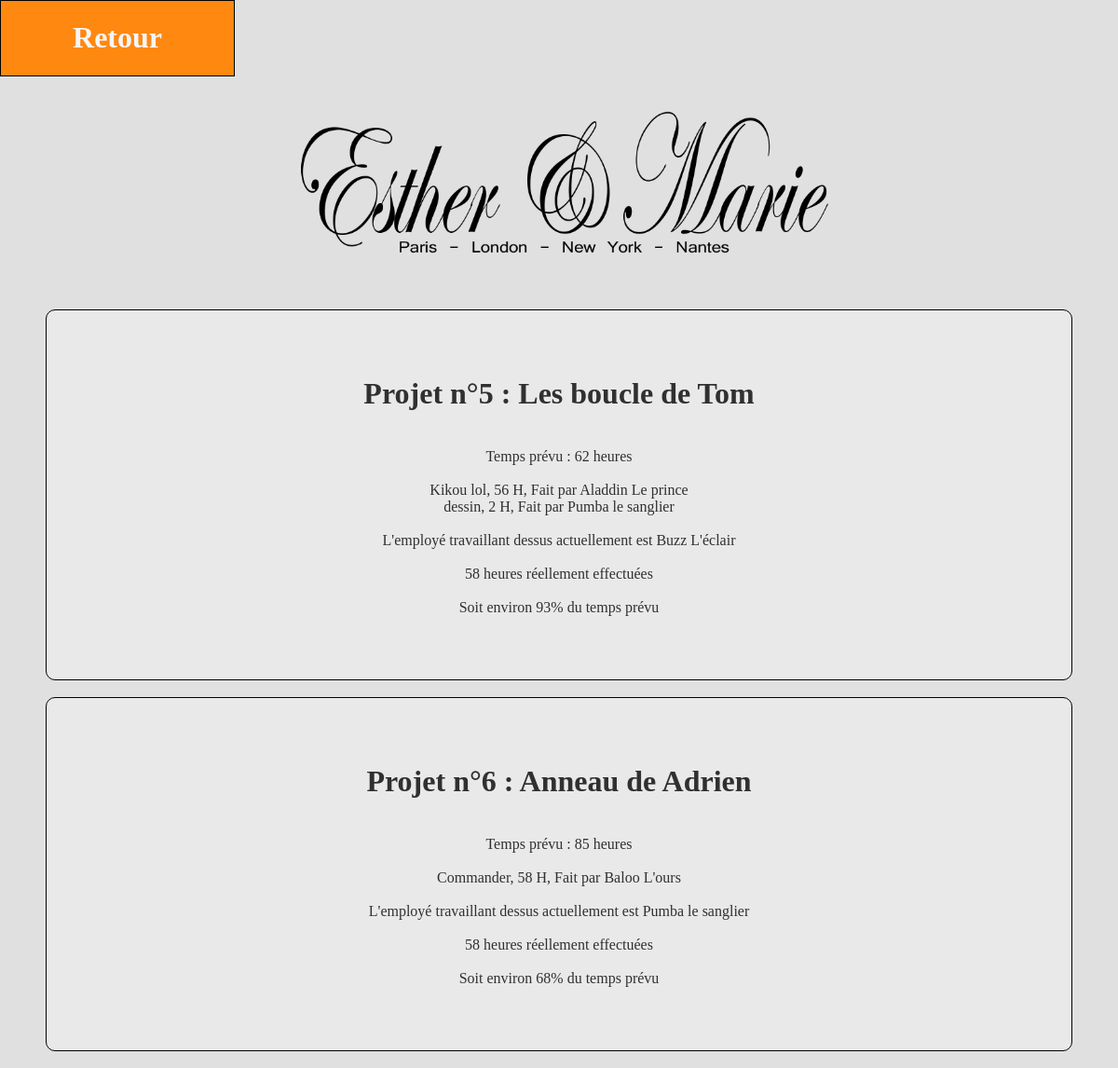
Screenshot of /projetEnCours.php with the database file from the repository.
### tables this page shows
CREATE TABLE `projet` (
  `idProjet` int(11) NOT NULL AUTO_INCREMENT,
  `Nom` varchar(45) DEFAULT NULL,
  `EmployeSuivant` int(11) DEFAULT NULL,
  `TpsH` int(11) DEFAULT NULL,
  `Statut` enum('en_cour','fini','annuler') NOT NULL,
  PRIMARY KEY (`idProjet`),
  KEY `fk_employeP_idx` (`EmployeSuivant`),
  CONSTRAINT `fk_employeP` FOREIGN KEY (`EmployeSuivant`) REFERENCES `employer` (`id`) ON DELETE NO ACTION ON UPDATE NO ACTION
);

CREATE TABLE `etape` (
  `idEtape` int(11) NOT NULL AUTO_INCREMENT,
  `idProjet` int(11) NOT NULL,
  `TpsH` int(11) NOT NULL,
  `NomEtape` varchar(45) NOT NULL,
  `IDEmploye` int(11) NOT NULL,
  `Note` text NOT NULL,
  PRIMARY KEY (`idEtape`),
  UNIQUE KEY `idEtape_UNIQUE` (`idEtape`),
  KEY `fk_projet_idx` (`idProjet`),
  KEY `fk-emp_idx` (`IDEmploye`),
  CONSTRAINT `fk-emp` FOREIGN KEY (`IDEmploye`) REFERENCES `employer` (`id`) ON DELETE NO ACTION ON UPDATE NO ACTION,
  CONSTRAINT `fk_projet` FOREIGN KEY (`idProjet`) REFERENCES `projet` (`idProjet`) ON DELETE NO ACTION ON UPDATE NO ACTION
);

CREATE TABLE `employer` (
  `id` int(11) NOT NULL AUTO_INCREMENT,
  `nom` varchar(255) NOT NULL,
  `prenom` varchar(255) NOT NULL,
  `statut` enum('oui','non') NOT NULL,
  PRIMARY KEY (`id`),
  UNIQUE KEY `id_UNIQUE` (`id`)
);

### projetEnCours.php (the view, shortened to what this page needs)
<?php
    $PDO = new PDO("mysql:host=" . config::SERVERNAME . ";dbname=" . config::DBNAME, config::USER, config::PASSWORD);
?>
<html>
    <head>
        <link href="Css/index.css" rel="stylesheet" />
    </head>
    <body>
        <div>
            <a href="projet.php">
                <div id="Directeur">
                    <h1>Retour</h1>
                </div>
            </a>
        </div>
        <header>
            <div>
                <img src="Ressource/EsterEtMarie.png" height="250" width="650">
            </div>
        </header>
<?php
    $reqP = $PDO->prepare("SELECT idProjet, Nom, EmployeSuivant, TpsH, Statut FROM Projet WHERE Statut = 'en_cour'");
    $reqP->execute();
    while ( $resuP = $reqP->fetch()) {
        $totH=0;
    	echo '<div id="employes">';
    	$idProjet = $resuP["idProjet"];
    	$nomProjet = $resuP["Nom"];
    	$TpsPrevu = $resuP["TpsH"];
    	$EmployeSuivant = $resuP["EmployeSuivant"];
    	echo "<h1>Projet n°" . $idProjet . " : " . $nomProjet . " </h1> <br />";
    	echo "Temps prévu : " . $TpsPrevu . " heures<br /><br />";
    	$req = $PDO->prepare("SELECT NomEtape, TpsH, IDEmploye FROM etape WHERE idProjet = :idProjet;");
    	$req->bindParam(':idProjet', $idProjet);
    	$req->execute();
    	while ($donnees = $req->fetch()) {
			$idEmp = $donnees["IDEmploye"];
			$reqE = $PDO->prepare("SELECT nom, prenom FROM employer WHERE id = :id;");
			$reqE->bindParam(':id', $idEmp);
			$reqE->execute();
			$resu = $reqE->fetch();
			$nomE = $resu['nom'];
			$prenomE = $resu['prenom'];
			echo $donnees["NomEtape"] . ", " . $donnees["TpsH"] . " H, Fait par " . $prenomE . " " . $nomE;
			echo "<br />";
			$totH = $totH + $donnees["TpsH"];
		}
		$reqid = $PDO->prepare("SELECT prenom, nom FROM employer WHERE id = :EmployeSuivant;");
    	$reqid->bindParam(':EmployeSuivant', $EmployeSuivant);
    	$reqid->execute();
    	$resuid = $reqid->fetch();
    	$prenomES = $resuid['prenom'];
    	$nomES = $resuid['nom'];
		echo "<br />L'employé travaillant dessus actuellement est " .$prenomES. " " . $nomES . "<br />";
		echo "<br />";
		echo $totH . " heures réellement effectuées <br /><br />";
		$pourcentage = ($totH / $TpsPrevu)*100;
		$nb=(int)$pourcentage;
		echo "Soit environ " . $nb . "% du temps prévu <br /><br />";
		echo'</div>
        <br />';
    }
?>
    </body>
</html>

### Css/index.css (style rules this page uses)
body { margin:0px; background-color: rgb(224, 224, 224); }
#employes { border:1px solid black; color:rgb(48,48,48); width:1000px; padding:50px; margin:auto; border-radius:10px; background-color: rgb(233, 233, 233); text-align:center; }
#Directeur { border:1px solid black; height: 80px; width: 250px; display:inline-block; background-color:rgb(255,136,17); color:rgb(245,245,245); text-align: center; }
header { text-align: center; }

### rows the page displays
projet: idProjet "5", Nom "Les boucle de Tom", TpsH "62", EmployeSuivant.prenom "Buzz", EmployeSuivant.nom "L'éclair", totH "58", TpsH "93"
etape: NomEtape "Kikou lol", TpsH "56", IDEmploye.prenom "Aladdin", IDEmploye.nom "Le prince"
etape: NomEtape "dessin", TpsH "2", IDEmploye.prenom "Pumba", IDEmploye.nom "le sanglier"
projet: idProjet "6", Nom "Anneau de Adrien", TpsH "85", EmployeSuivant.prenom "Pumba", EmployeSuivant.nom "le sanglier", totH "58", TpsH "68"
etape: NomEtape "Commander", TpsH "58", IDEmploye.prenom "Baloo", IDEmploye.nom "L'ours"
